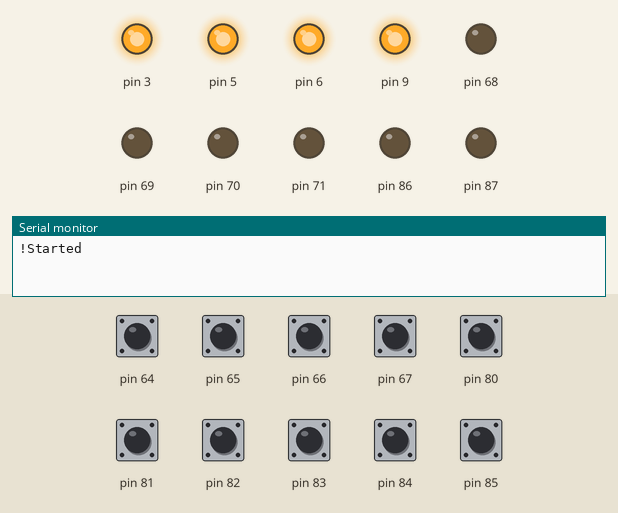
This sketch was run on a simulated Arduino Uno, built for the host (arithmetic inside an expression is 32-bit, double 64-bit). Shown: output pins drawn as LEDs (lit = HIGH), the last lines printed to the serial monitor. Inputs (shaded band) come from the test bench; at power-on: pin 64–67, pin 80–85 HIGH.

Above: at 1.2 s.
1.3 s: pin 64 pulled LOW for 0.15 s
At 3.0 s:
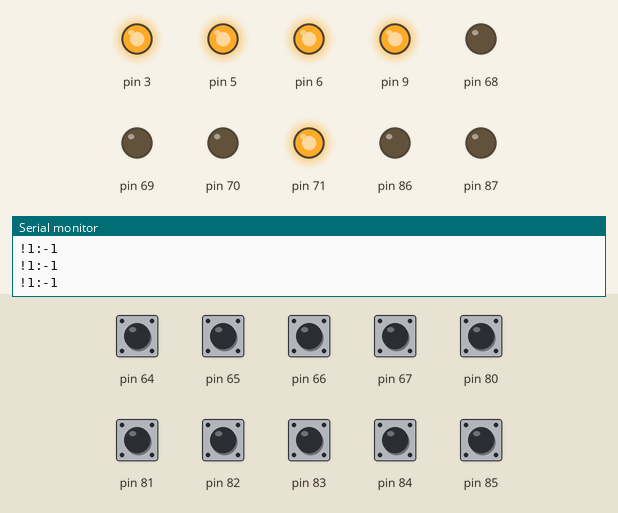
4.2 s: pin 65 pulled LOW for 0.15 s
At 6.5 s:
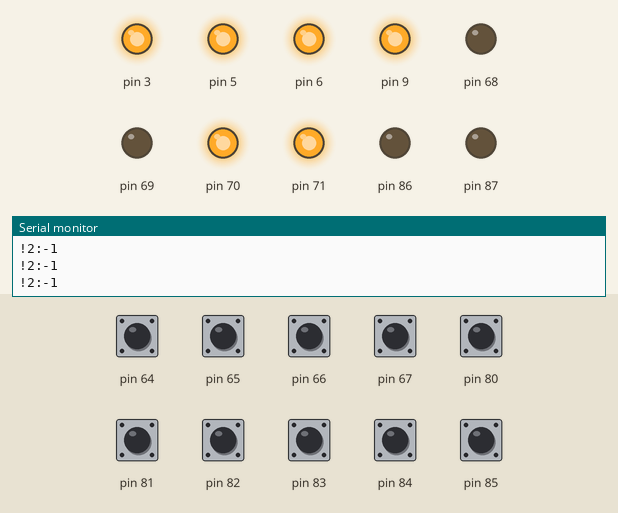
7.1 s: pin 66 pulled LOW for 0.15 s
At 9.7 s:
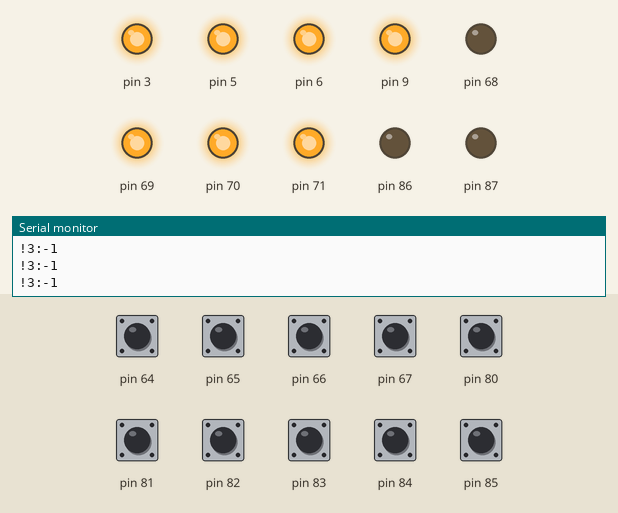
10.0 s: pin 67 pulled LOW for 0.15 s
At 12.1 s:
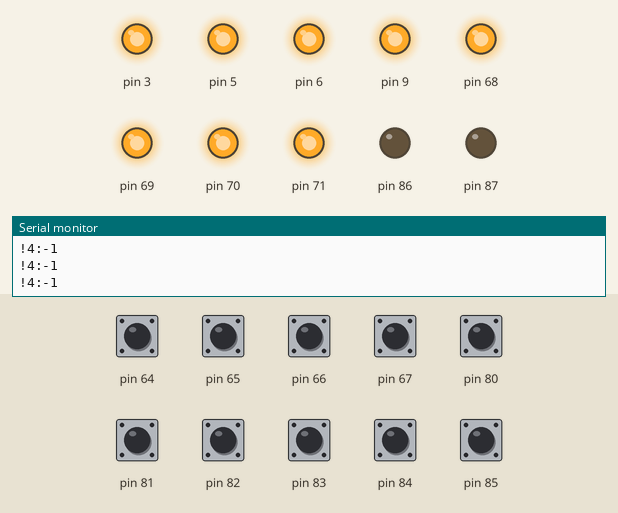
12.9 s: pin 80 pulled LOW for 0.15 s
At 15.5 s:
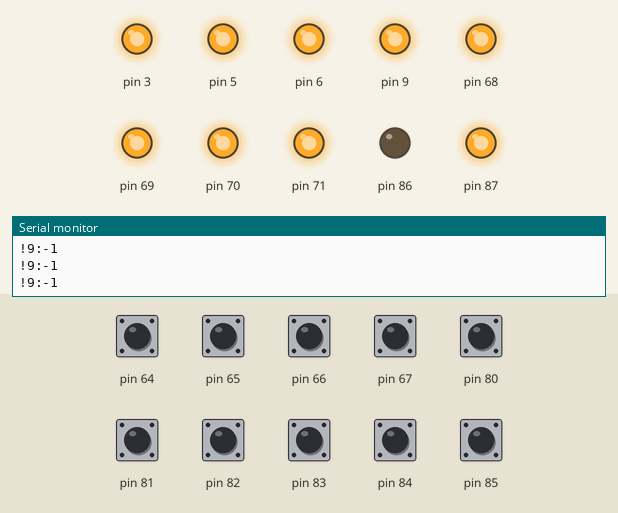
15.8 s: pin 81 pulled LOW for 0.15 s
At 17.7 s:
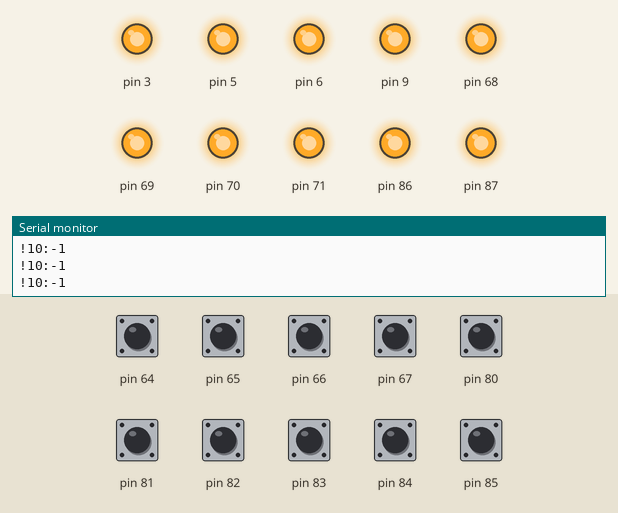
Timing chart, 0 to 19.2 s (numbered marks = the images above; inputs shaded):
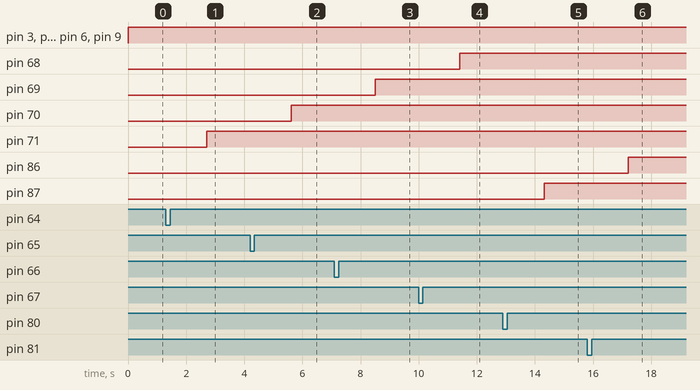

The sketch:

home.ino
```cpp
#include "Stater.h"
#include "PCF8574.h"

#define INPUT_SIZE 30

byte bitCount = 8;
byte chipCount = 2;

static byte state1 = 255;
static byte state2 = 255;

PCF8574 OUT_1(0x20);
PCF8574 OUT_2(0x21);
PCF8574 INP_1(0x22);
PCF8574 INP_2(0x23);

Stater** buttons;

int a1 = 255;
int a2 = 255;
int a3 = 255;
int a4 = 255;

int counter1 = 0;
int counter2 = 0;
int counter3 = 0;

int counterPin1 = 8;
int counterPin2 = 4;
int counterPin3 = 2;

int bpPin = 7;

int offVal = 255;

void setup()
{
  Serial.begin(115200);
  initButtons();
  Serial.println("!Started");
  INP_1.initInp();
  INP_2.initInp();
}
void loop()
{
  byte value1 = INP_1.read8();
  byte value2 = INP_2.read8();

  listenSerial();

  updateState(state1, value1, 1);
  updateState(state2, value2, 2);

  updateBpState();

  writeStates();
}

void listenSerial()
{
 if (Serial.available() > 0)
  {
    // put your main code here, to run repeatedly:
    // Get next command from Serial (add 1 for final 0)
    char input[INPUT_SIZE + 1];
    byte size = Serial.readBytes(input, INPUT_SIZE);
    // Add the final 0 to end the C string
    input[size] = 0;

    // Read each command pair
    char* command = strtok(input, "&");
    while (command != 0)
    {
        // Split the command in two values
        char* separator = strchr(command, ':');
        if (separator != 0)
        {
            // Actually split the string in 2: replace ':' with 0
            *separator = 0;
            int id = atoi(command);
            ++separator;
            int position = atoi(separator);


            digitalWrite(position, HIGH);
            digitalWrite(id, LOW);
            setValue(id, position);
            // Do something with servoId and position
        }
        // Find the next command in input string
        command = strtok(0, "&");
    }
  }
}

void writeStates(){
  analogWrite(9, a1);
  analogWrite(6, a2);
  analogWrite(5, a3);
  analogWrite(3, a4);

  OUT_1.write8(state1);
  OUT_2.write8(state2);
}

void updateBpState(){
  if(a1<offVal || a2<offVal || a3<offVal || a4<offVal){
    digitalWrite(bpPin, HIGH);
  }
  else{
    digitalWrite(bpPin, LOW);
  }
}

void updateState(uint8_t &state, byte newState, byte num)
{
  newState = reverseBitsByte(newState);
  byte shift = bitCount * (num-1);
  for (int i = 0; i < bitCount; ++i)
  {
    buttons[i+shift]->Update(newState & (1 << i));
  }

  for (int i = 0; i < bitCount; ++i)
  {
    if (buttons[i+shift]->clicks == 1)
    {
      state ^= (1 << i);
      Serial.print("!");
      Serial.print(i+shift+1);
      Serial.println(":1");
    }
    if (buttons[i+shift]->clicks == 2)
    {
      int a = i+shift+1;
      if(a == 11 || a == 12){
        if(a3<offVal || a4 < offVal){
          a3 = offVal;
          a4 = offVal;
        }else{
          a3 = 254;
          a4 = 254;
        }
      }
      if(a == 9 || a == 10){
        if(a1<offVal || a2 < offVal){
          a1 = offVal;
          a2 = offVal;
        }else{
          a1 = 254;
          a2 = 254;
        }
      }
      Serial.print("!");
      Serial.print(i+shift+1);
      Serial.println(":2");
    }
    if (buttons[i+shift]->clicks == 3)
    {
      Serial.print("!");
      Serial.print(i+shift+1);
      Serial.println(":3");
    }
    if (buttons[i+shift]->clicks == -1)
    {
      allOff();
      Serial.print("!");
      Serial.print(i+shift+1);
      Serial.println(":-1");
    }
  }
}

void setValue(int val, int state){
  if(val == 101)a1 = state%256;
  if(val == 102)a2 = state%256;
  if(val == 103)a3 = state%256;
  if(val == 104)a4 = state%256;

  if(val>0 && val<=8){
    if(state>0){
      state1 |= (1 << val-1);
    }else{
      state1 &= ~(1 << val-1);
    }
  }
  else if (val>8 && val<=16){
    if(state > 0){
      state2 |= (1 << val-9);
    }else{
      state2 &= ~(1 << val-9);
    }
  }
}

byte reverseBitsByte(byte input)
{
  byte output = 0;
  byte bit;
  for(byte count=1;count<=8;count++)
  {
    bit= input & 0x01;
    input=input>>1;
    output=output<<1;
    if(bit==1)
      output = output+1;
  }
  return output;
}

void allOff(){
  state1 = offVal;
  state2 = offVal;
  a1 = offVal;
  a2 = offVal;
  a3 = offVal;
  a4 = offVal;
}

void initButtons()
{
  buttons = new Stater*[bitCount*chipCount];
  for (int i = 0; i < bitCount*chipCount; ++i)
  {
    buttons[i] = new Stater();
  }
}
```

Stater.cpp
```cpp
#include "Stater.h"

Stater::Stater()
{
	_activeHigh = LOW;
	_btnState = !_activeHigh;  // initial button state in active-high logic
	_lastState = _btnState;
	_clickCount = 0;
	clicks = 0;
	depressed = 0;
	_lastBounceTime = 0;
	debounceTime = 20;            // Debounce timer in ms
	multiclickTime = 250;           // Time limit for multi clicks
	longClickTime = 1000;
}

void Stater::Update(boolean btnState)
{
	long now = (long)millis();      // get current time
	_btnState = btnState;  // current appearant button state

	// Make the button logic active-high in code
	if (!_activeHigh) _btnState = !_btnState;

	// If the switch changed, due to noise or a button press, reset the debounce timer
	if (_btnState != _lastState) _lastBounceTime = now;


	// debounce the button (Check if a stable, changed state has occured)
	if (now - _lastBounceTime > debounceTime && _btnState != depressed)
	{
		depressed = _btnState;
		if (depressed) _clickCount++;
	}

	// If the button released state is stable, report nr of clicks and start new cycle
	if (!depressed && (now - _lastBounceTime) > multiclickTime)
	{
		// positive count for released buttons
		clicks = _clickCount;
		_clickCount = 0;
	}

	// Check for "long click"
	if (depressed && (now - _lastBounceTime > longClickTime))
	{
		// negative count for long clicks
		clicks = 0 - _clickCount;
		_clickCount = 0;
	}

	_lastState = _btnState;
}
```

Stater.h
```cpp
#ifndef Stater_H
#define Stater_H

#if (ARDUINO <  100)
#include <WProgram.h>
#else
#include <Arduino.h>
#endif


class Stater
{
public:
	Stater();
	void Update(boolean btnState);
	int clicks;                   // button click counts to return
	boolean depressed;            // the currently debounced button (press) state (presumably it is not sad :)
	long debounceTime;
	long multiclickTime;
	long longClickTime;

private:
	boolean _activeHigh;          // Type of button: Active-low = 0 or active-high = 1
	boolean _btnState;            // Current appearant button state
	boolean _lastState;           // previous button reading
	int _clickCount;              // Number of button clicks within multiclickTime milliseconds
	long _lastBounceTime;         // the last time the button input pin was toggled, due to noise or a press

};

#endif
```

Measured:
- after the input at 1.3 s, pin 71: LOW → HIGH after 1.4 s
- after the input at 4.2 s, pin 70: LOW → HIGH after 1.4 s
- after the input at 7.1 s, pin 69: LOW → HIGH after 1.4 s
- after the input at 10.0 s, pin 68: LOW → HIGH after 1.4 s
- after the input at 12.9 s, pin 87: LOW → HIGH after 1.4 s
- after the input at 15.8 s, pin 86: LOW → HIGH after 1.4 s
